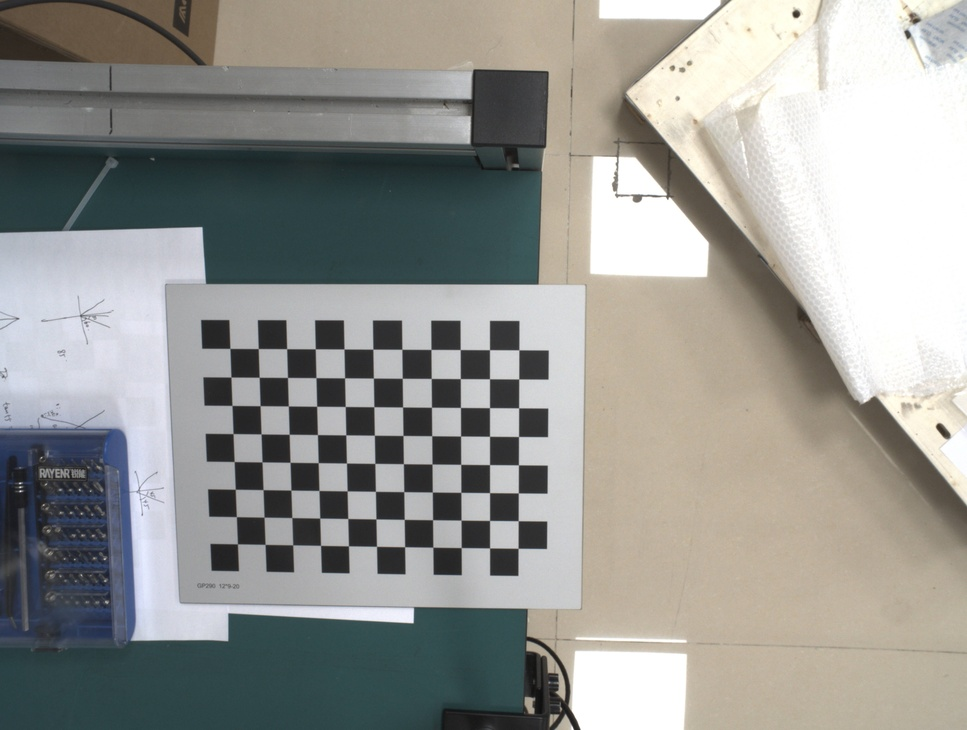
#> input picture flask/image/20241126170413.jpg, 967 x 730 px, shrunk from 4024 x 3036 before the run; its folder holds only this picture in this run
$ python '棋盘格标定.py'
#> lines starting #> are read from the running program, lines starting #| are printed output that depends on the picture; after the words box and inside, x2 and y2 are one past the last pixel; in counts of white or black regions, pixels touching at a corner belong together; long printed decimals are rounded
#!/usr/bin/env python3
import cv2
import numpy as np
import glob

# 设置寻找亚像素角点的参数
criteria = (cv2.TERM_CRITERIA_EPS + cv2.TERM_CRITERIA_MAX_ITER, 30, 0.001)

# 棋盘格规格
w = 11  # 内部角点的列数
h = 8  # 内部角点的行数

# 生成棋盘格在世界坐标系中的三维点
objp = np.zeros((w * h, 3), np.float32)
objp[:, :2] = np.mgrid[0:w, 0:h].T.reshape(-1, 2) * 20  # 每个格子的大小为 mm

# 储存棋盘格角点的世界坐标和图像坐标
objpoints = []
imgpoints = []

# 加载图像
images = glob.glob('./image/*.jpg')
print(f"Found {len(images)} images for calibration.")

for fname in images:
    img = cv2.imread(fname)
#> img is the input picture: shape (730, 967, 3); mean B, G, R 146.4, 150.5, 150.2
    if img is None:
        print(f"Failed to load image: {fname}")
        continue

    gray = cv2.cvtColor(img, cv2.COLOR_BGR2GRAY)
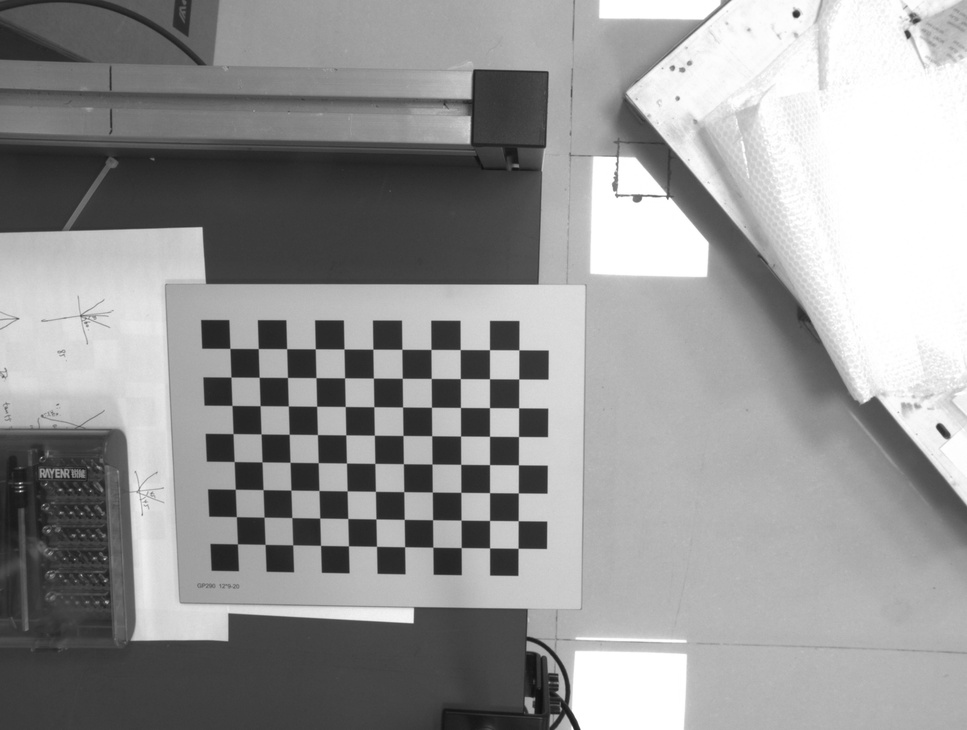
#> gray: shape (730, 967); min 14, max 255, mean 150
    ret, corners = cv2.findChessboardCorners(gray, (w, h), None)
#> ret = True; corners = 88 rows, first 8: [230, 348.3], [258.2, 348.5], [286.7, 348.7], [315.1, 348.9], [344, 349], [373, 349], [401.9, 349.1], [431.1, 349.3]

    if ret:
        # 寻找亚像素角点
        cv2.cornerSubPix(gray, corners, (11, 11), (-1, -1), criteria)
        objpoints.append(objp)
        imgpoints.append(corners)

        # 可视化检测结果
        cv2.drawChessboardCorners(img, (w, h), corners, ret)
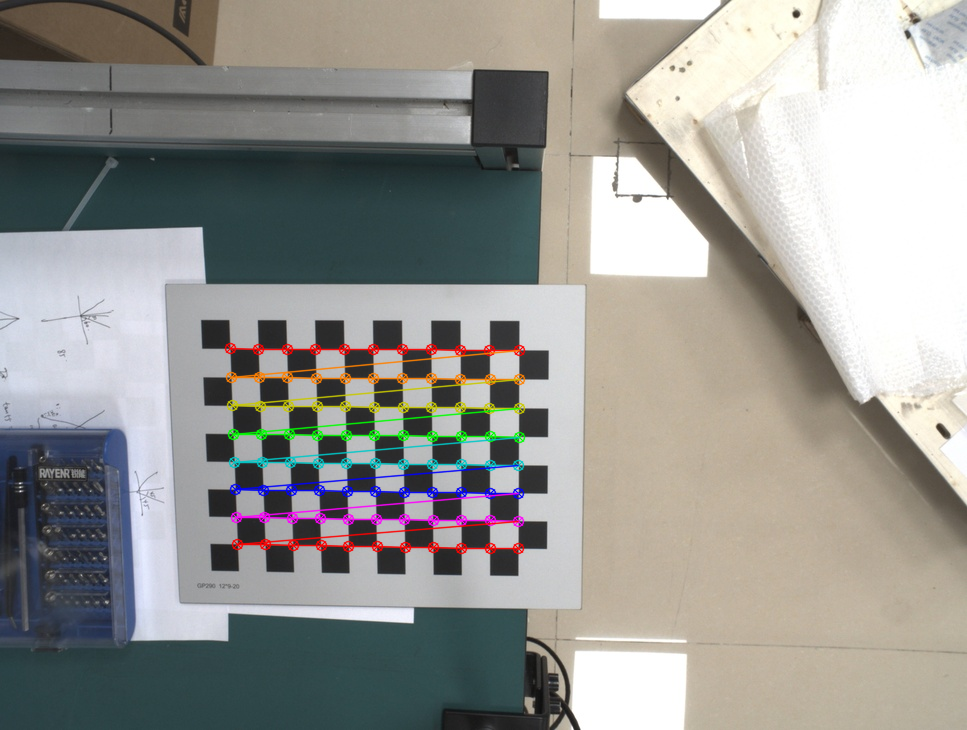
#> img: shape (730, 967, 3); 2.72% of pixels changed, all inside (x1, y1, x2, y2) = (224, 342, 526, 555)
        cv2.imshow('findCorners', img)
        cv2.waitKey(200)
    else:
        print(f"Chessboard corners not found in image: {fname}")

cv2.destroyAllWindows()

# 标定
if objpoints and imgpoints:
    ret, mtx, dist, rvecs, tvecs = cv2.calibrateCamera(objpoints, imgpoints, gray.shape[::-1], None, None)
#> ret = 0.0414; mtx = [[926, 0, 486.2], [0, 931.7, 329.2], [0, 0, 1]]; dist = [[-0.0967, 0.26, 0.00022, 0.00172, -0.374]]; rvecs = ([0.122, 0.0346, 0.0015],); tvecs = ([-177.6, 13.24, 637.1],)

    print("flask successful.")
    print("Camera matrix:\n", mtx)
#| Camera matrix:
#|  [[926.009   0.         486.159]
#|  [  0.         931.657  329.160]
#|  [  0.           0.           1.        ]]
    print("Distortion coefficients:\n", dist)
#| Distortion coefficients:
#|  [[-9.66646875e-02  2.59864584e-01  2.19711368e-04  1.71876442e-03
#|   -3.73616903e-01]]
else:
    print("No valid corners found, calibration failed.")

$ run again, on flask/image/20241126170454.jpg
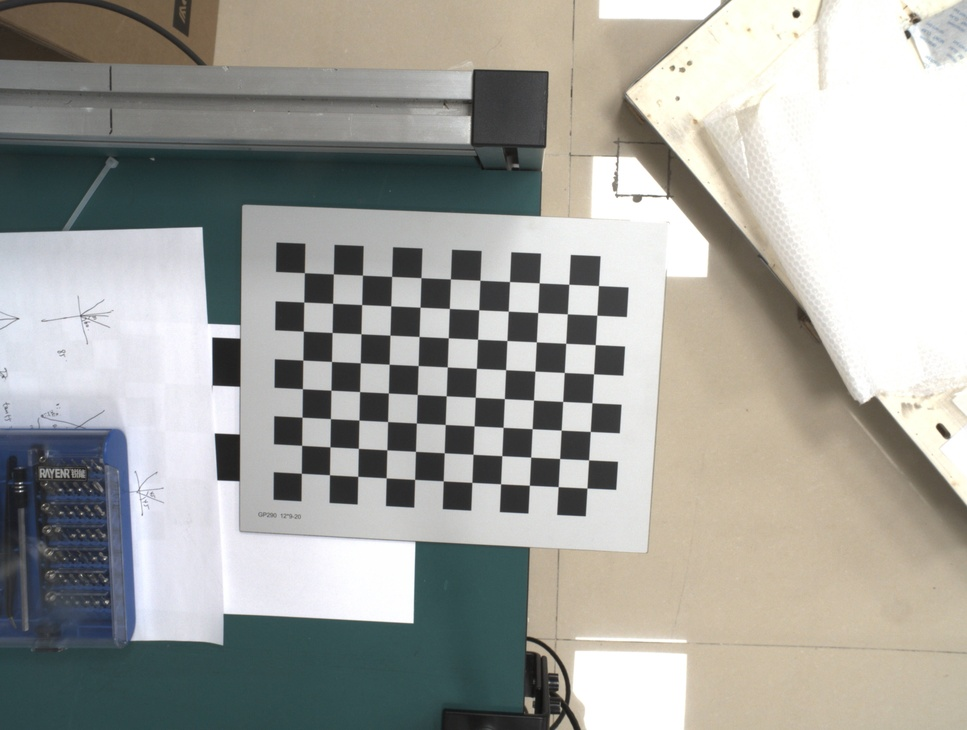
#> input picture flask/image/20241126170454.jpg, 967 x 730 px, shrunk from 4024 x 3036 before the run
#> img is the input picture: shape (730, 967, 3); mean B, G, R 157.1, 162.2, 162.1
#> `gray = cv2.cvtColor(img, cv2.COLOR_BGR2GRAY)`:
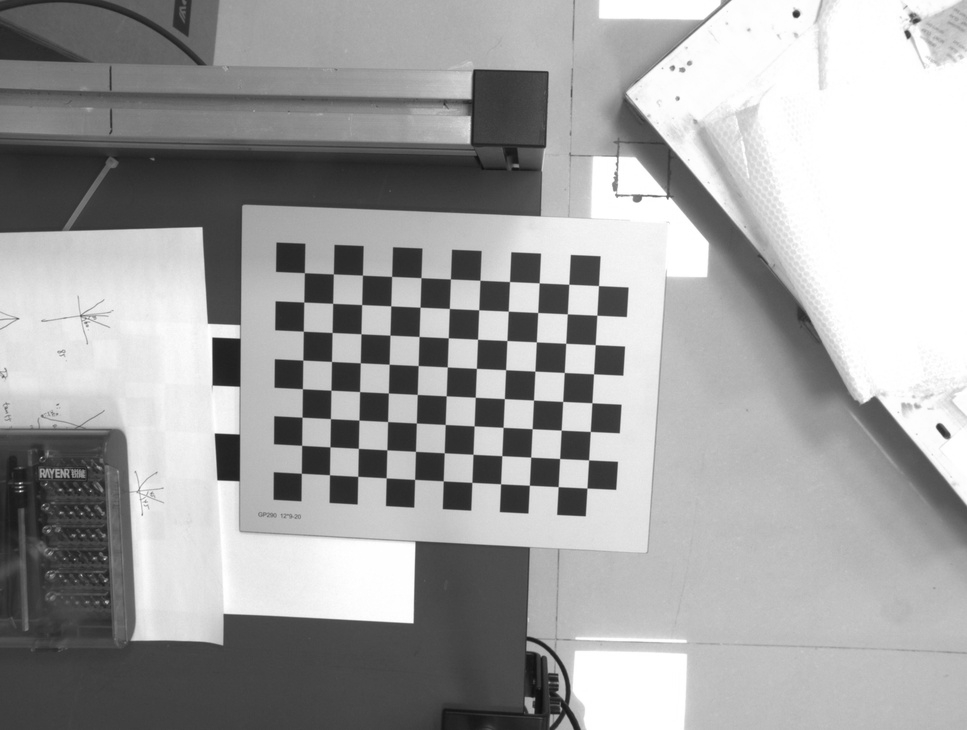
#> gray: shape (730, 967); min 13, max 255, mean 161.6
#> `ret, corners = cv2.findChessboardCorners(gray, (w, h), None)`: ret = True; corners = 88 rows, first 8: [304.3, 272.8], [333.3, 274], [362.4, 275.3], [391.7, 276.4], [421, 277.7], [450.3, 279], [480, 280.1], [509.5, 281.5]
#> `cv2.drawChessboardCorners(img, (w, h), corners, ret)`:
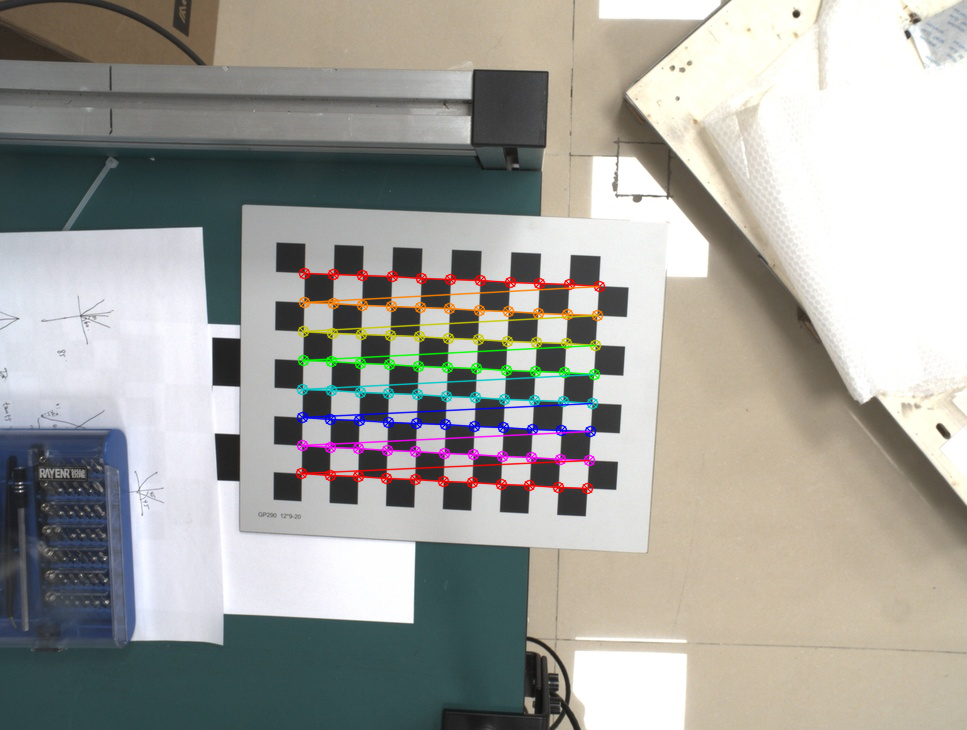
#> img: shape (730, 967, 3); 2.77% of pixels changed, all inside (x1, y1, x2, y2) = (295, 267, 606, 495)
#> `ret, mtx, dist, rvecs, tvecs = cv2.calibrateCamera(objpoints, imgpoint..`: ret = 0.0454; mtx = [[1043.2, 0, 489], [0, 1048.4, 353.8], [0, 0, 1]]; dist = [[-0.12, -0.225, -0.000221, 0.000852, 9.67]]; rvecs = ([0.143, 0.0347, 0.0441],); tvecs = ([-126, -55.05, 708.1],)
#| Camera matrix:
#|  [[1.04322305e+03 0.00000000e+00 4.89040467e+02]
#|  [0.00000000e+00 1.04841998e+03 3.53848160e+02]
#|  [0.00000000e+00 0.00000000e+00 1.00000000e+00]]
#| Distortion coefficients:
#|  [[-1.19712359e-01 -2.24591274e-01 -2.21186266e-04  8.51761107e-04
#|    9.67363938e+00]]
